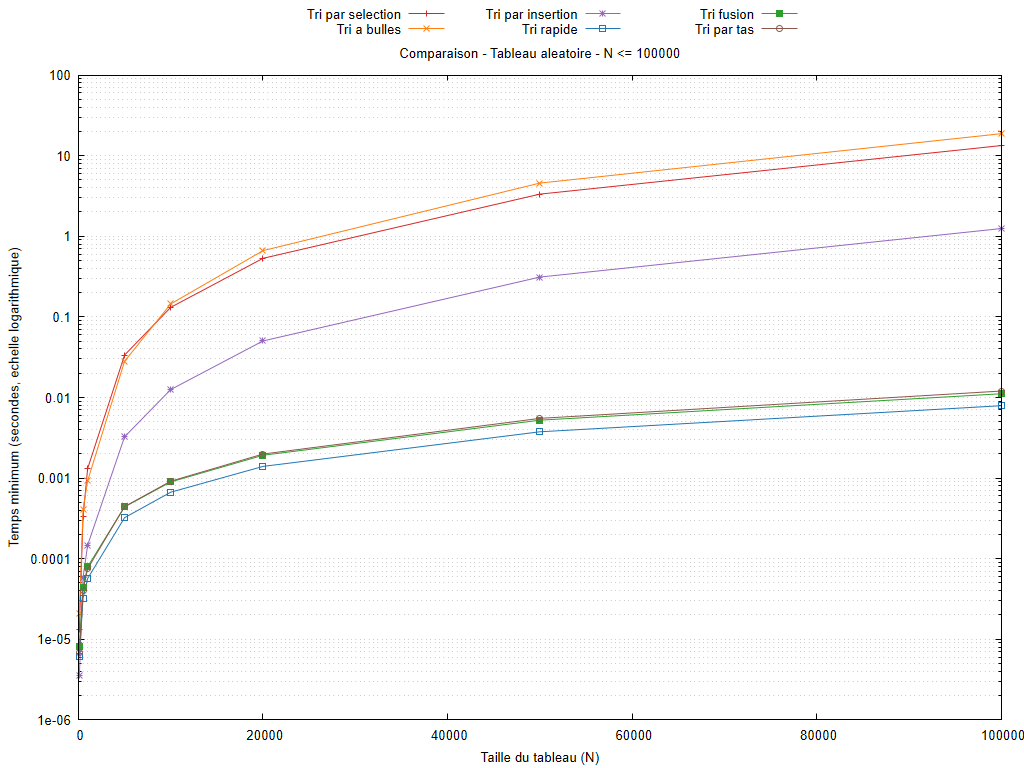

Write the gnuplot code that produced this figure.
set encoding utf8
set terminal pngcairo size 1024,768 font 'Arial,10'
set output 'graphiques/20261010_184935/comparaisons/aleatoire_algos_3f_max_100000_log.png'
set datafile missing 'non_mesure'
set datafile separator ';'
set title 'Comparaison - Tableau aleatoire - N <= 100000'
set xlabel 'Taille du tableau (N)'
set ylabel 'Temps minimum (secondes, echelle logarithmique)'
set logscale y 10
set format y '%.3g'
set grid ytics mytics
set key outside top center horizontal maxcols 3
set xrange [0:100000]
plot 'resultats/20261010_184935/aleatoire.csv' every ::1 using 1:(column(1)<=100000 && column(2)>0 ? column(2) : 1/0) title 'Tri par selection' with linespoints lc rgb '#d62728', 'resultats/20261010_184935/aleatoire.csv' every ::1 using 1:(column(1)<=100000 && column(4)>0 ? column(4) : 1/0) title 'Tri a bulles' with linespoints lc rgb '#ff7f0e', 'resultats/20261010_184935/aleatoire.csv' every ::1 using 1:(column(1)<=100000 && column(6)>0 ? column(6) : 1/0) title 'Tri par insertion' with linespoints lc rgb '#9467bd', 'resultats/20261010_184935/aleatoire.csv' every ::1 using 1:(column(1)<=100000 && column(8)>0 ? column(8) : 1/0) title 'Tri rapide' with linespoints lc rgb '#1f77b4', 'resultats/20261010_184935/aleatoire.csv' every ::1 using 1:(column(1)<=100000 && column(10)>0 ? column(10) : 1/0) title 'Tri fusion' with linespoints lc rgb '#2ca02c', 'resultats/20261010_184935/aleatoire.csv' every ::1 using 1:(column(1)<=100000 && column(12)>0 ? column(12) : 1/0) title 'Tri par tas' with linespoints lc rgb '#8c564b'
unset output
